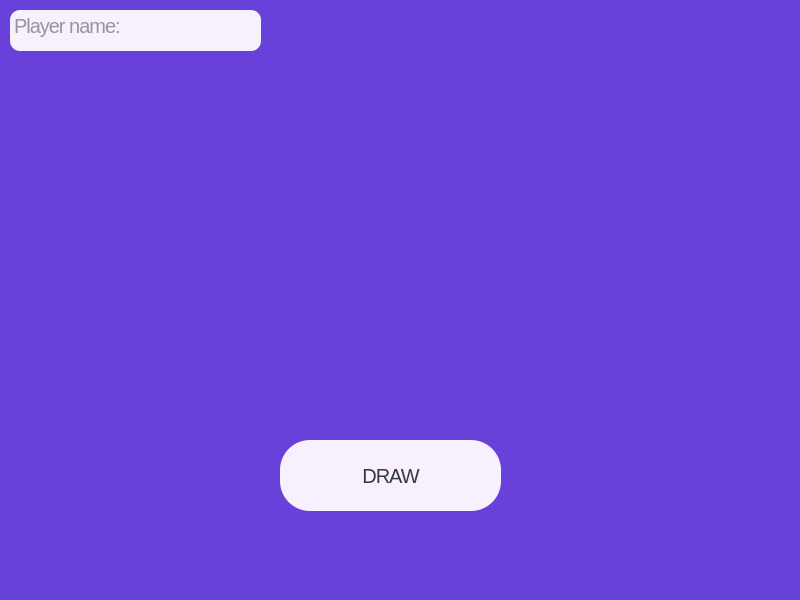
<?xml version="1.0" encoding="UTF-8"?>
<ui version="4.0">
 <class>PreDraw2Window</class>
 <widget class="QMainWindow" name="PreDraw2Window">
  <property name="geometry">
   <rect>
    <x>0</x>
    <y>0</y>
    <width>800</width>
    <height>600</height>
   </rect>
  </property>
  <property name="windowTitle">
   <string>MainWindow</string>
  </property>
  <property name="styleSheet">
   <string notr="true">background-color: #6741d9;</string>
  </property>
  <widget class="QWidget" name="centralwidget">
   <widget class="QLabel" name="dice1">
    <property name="geometry">
     <rect>
      <x>210</x>
      <y>140</y>
      <width>151</width>
      <height>171</height>
     </rect>
    </property>
    <property name="text">
     <string/>
    </property>
    <property name="pixmap">
     <pixmap resource="resources.qrc">:/cube/res/dice-?.png</pixmap>
    </property>
   </widget>
   <widget class="QTextEdit" name="playerName">
    <property name="geometry">
     <rect>
      <x>10</x>
      <y>10</y>
      <width>251</width>
      <height>41</height>
     </rect>
    </property>
    <property name="styleSheet">
     <string notr="true">background-color: #f8f0fc;
color: #343a40;
font: 20px;
line-height: 1;
letter-spacing: -1px;
border-radius: 10px;
</string>
    </property>
    <property name="readOnly">
     <bool>true</bool>
    </property>
    <property name="markdown">
     <string/>
    </property>
    <property name="html">
     <string>&lt;!DOCTYPE HTML PUBLIC &quot;-//W3C//DTD HTML 4.0//EN&quot; &quot;http://www.w3.org/TR/REC-html40/strict.dtd&quot;&gt;
&lt;html&gt;&lt;head&gt;&lt;meta name=&quot;qrichtext&quot; content=&quot;1&quot; /&gt;&lt;meta charset=&quot;utf-8&quot; /&gt;&lt;style type=&quot;text/css&quot;&gt;
p, li { white-space: pre-wrap; }
hr { height: 1px; border-width: 0; }
li.unchecked::marker { content: &quot;\2610&quot;; }
li.checked::marker { content: &quot;\2612&quot;; }
&lt;/style&gt;&lt;/head&gt;&lt;body style=&quot; font-family:'.AppleSystemUIFont'; font-size:20px; font-weight:400; font-style:normal; letter-spacing:-1px;&quot;&gt;
&lt;p style=&quot;-qt-paragraph-type:empty; margin-top:0px; margin-bottom:0px; margin-left:0px; margin-right:0px; -qt-block-indent:0; text-indent:0px;&quot;&gt;&lt;br /&gt;&lt;/p&gt;&lt;/body&gt;&lt;/html&gt;</string>
    </property>
    <property name="placeholderText">
     <string>Player name:  </string>
    </property>
   </widget>
   <widget class="QLabel" name="dice2">
    <property name="geometry">
     <rect>
      <x>450</x>
      <y>150</y>
      <width>181</width>
      <height>161</height>
     </rect>
    </property>
    <property name="text">
     <string/>
    </property>
    <property name="pixmap">
     <pixmap resource="resources.qrc">:/cube/res/dice-?.png</pixmap>
    </property>
   </widget>
   <widget class="QPushButton" name="btnDraw">
    <property name="geometry">
     <rect>
      <x>280</x>
      <y>440</y>
      <width>221</width>
      <height>71</height>
     </rect>
    </property>
    <property name="styleSheet">
     <string notr="true">background-color: #f8f0fc;
color: #343a40;
font: 20px;
line-height: 1;
letter-spacing: -1px;
border-radius: 30px;
</string>
    </property>
    <property name="text">
     <string>DRAW</string>
    </property>
   </widget>
  </widget>
 </widget>
 <resources>
  <include location="resources.qrc"/>
 </resources>
 <connections/>
</ui>
